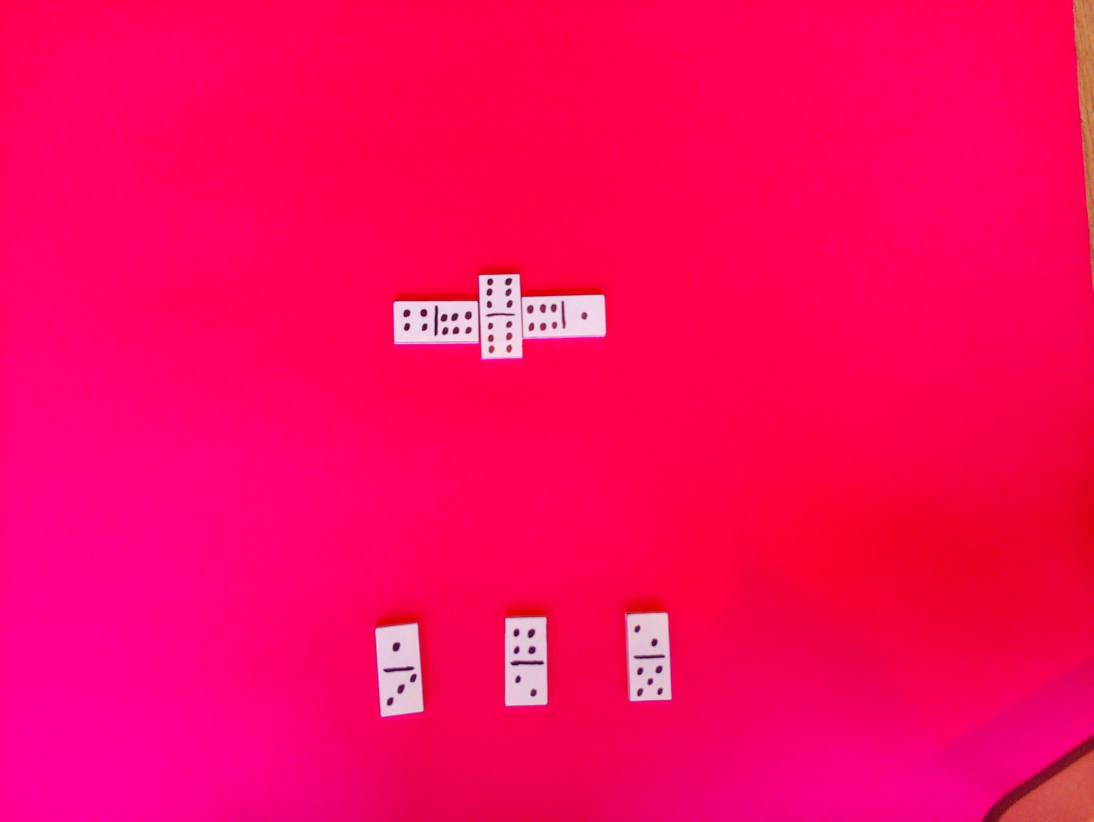
#> input picture Media_Example/Ejemplo-tablero-real.jpg, 3280 x 2464 px, found by its file name (shown at 1/3 size)
$ python Detectar_Domino.py
#> lines starting #> are read from the running program, lines starting #| are printed output that depends on the picture
import cv2
import numpy as np
import os


class FichaDomino:
    def __init__(self, indice, x, y, w, h, num_vecinos=0, puntuacion=-1, posicion_vecino=None, vecino_idx=None):
        self.indice = indice
        self.x = x
        self.y = y
        self.width = w
        self.height = h
        self.posicion_vecino = posicion_vecino  # "arriba", "abajo", "izquierda", "derecha"
        self.vecino_idx = vecino_idx
        self.num_vecinos = num_vecinos
        self.puntuacion = puntuacion

    @property
    def coordenadas(self):
        """Devuelve las coordenadas de los bordes de la ficha"""
        return {
            'x1': self.x,
            'y1': self.y,
            'x2': self.x + self.width,
            'y2': self.y + self.height
        }

    @property
    def datos(self):
        """Devuelve los datos principales en formato de array"""
        return [
            self.coordenadas,
            self.posicion_vecino if self.posicion_vecino else "ninguno",
            self.num_vecinos
        ]

    def recortar_ficha(self, imagen):
        """Recorta la ficha de la imagen original"""
        return imagen[self.y:self.y+self.height, self.x:self.x+self.width]

    def dibujar_indicador_vecino(self, imagen_ficha):
        """Dibuja el indicador de la posición del vecino en la imagen de la ficha"""
        if not self.posicion_vecino:
            return imagen_ficha

        h, w = imagen_ficha.shape[:2]
        color = (0, 255, 255)  # Amarillo
        grosor = 3

        if self.posicion_vecino == "izquierda":
            cv2.line(imagen_ficha, (5, h//2), (w//4, h//2), color, grosor)
            cv2.circle(imagen_ficha, (5, h//2), 5, color, -1)
        elif self.posicion_vecino == "derecha":
            cv2.line(imagen_ficha, (w-5, h//2), (3*w//4, h//2), color, grosor)
            cv2.circle(imagen_ficha, (w-5, h//2), 5, color, -1)
        elif self.posicion_vecino == "arriba":
            cv2.line(imagen_ficha, (w//2, 5), (w//2, h//4), color, grosor)
            cv2.circle(imagen_ficha, (w//2, 5), 5, color, -1)
        elif self.posicion_vecino == "abajo":
            cv2.line(imagen_ficha, (w//2, h-5), (w//2, 3*h//4), color, grosor)
            cv2.circle(imagen_ficha, (w//2, h-5), 5, color, -1)

        return imagen_ficha

class DetectorDominoes:
    def __init__(self, umbral_distancia=15):
        self.umbral_distancia = umbral_distancia

    def procesar_imagen(self, original_path, bw_output_path, simulacion=True):
        """Convierte la imagen original a blanco y negro para procesamiento"""
        img = cv2.imread(original_path)
        if img is None:
            raise FileNotFoundError(f"No se pudo leer la imagen en {original_path}")

        hsv = cv2.cvtColor(img, cv2.COLOR_BGR2HSV)
        if simulacion:
            lower_white = np.array([0, 0, 210])
            upper_white = np.array([180, 30, 255])
            white_mask = cv2.inRange(hsv, lower_white, upper_white)
        else:
            lower_white = np.array([0, 0, 200])   # Bajamos un poco el brillo mínimo para capturar blancos más oscuros
            upper_white = np.array([179, 50, 255])
            white_mask = cv2.inRange(hsv, lower_white, upper_white)

        cv2.imwrite(bw_output_path, white_mask)
        print(f"Guardando imagen")
        return white_mask

    def detectar_fichas(self, mascara_path, tamaño_aprox, original_path, output_dir="./Media_Stream/fichas_borde", simulacion= True):
        """Detecta fichas de dominó en la imagen y devuelve objetos FichaDomino"""
        mascara = cv2.imread(mascara_path, cv2.IMREAD_GRAYSCALE)
        original_img = cv2.imread(original_path)

        if mascara is None:
            raise FileNotFoundError(f"No se pudo leer la máscara en {mascara_path}")
        if original_img is None:
            raise FileNotFoundError(f"No se pudo leer la imagen original en {original_path}")

        _, binary = cv2.threshold(mascara, 127, 255, cv2.THRESH_BINARY)
        contornos, _ = cv2.findContours(binary, cv2.RETR_EXTERNAL, cv2.CHAIN_APPROX_SIMPLE)

        # Filtrar contornos por tamaño
        contornos_filtrados = [
            cnt for cnt in contornos
            if tamaño_aprox * 0.5 < cv2.contourArea(cnt) < tamaño_aprox * 1.5
        ]

        # Crear objetos FichaDomino
        fichas = []
        for idx, cnt in enumerate(contornos_filtrados):
            x, y, w, h = cv2.boundingRect(cnt)
            fichas.append(FichaDomino(idx, x, y, w, h))

        # Determinar adyacencias y vecinos
        self._determinar_vecinos(fichas)

        # Procesar fichas de borde
        fichas_borde = [f for f in fichas if f.posicion_vecino is not None]
        self._guardar_fichas_borde(fichas_borde, original_img, output_dir)

        return fichas

    def _determinar_vecinos(self, fichas):
        """Determina qué fichas son vecinas y en qué posición"""
        for i, ficha in enumerate(fichas):
            vecinos = []
            for j, otra_ficha in enumerate(fichas):
                if i != j:
                    direccion = self._son_adyacentes(
                        (ficha.x, ficha.y, ficha.width, ficha.height),
                        (otra_ficha.x, otra_ficha.y, otra_ficha.width, otra_ficha.height)
                    )
                    if direccion:
                        vecinos.append((j, direccion))

            # Guardamos cantidad de vecinos
            ficha.num_vecinos = len(vecinos)

            # Si solo tiene un vecino, está en un borde
            if len(vecinos) == 1:
                vecino_idx, direccion = vecinos[0]
                ficha.posicion_vecino = self._determinar_posicion_relativa(
                    (ficha.x, ficha.y, ficha.width, ficha.height),
                    (fichas[vecino_idx].x, fichas[vecino_idx].y,
                     fichas[vecino_idx].width, fichas[vecino_idx].height),
                    direccion
                )
                ficha.vecino_idx = vecino_idx

    def _son_adyacentes(self, rect1, rect2):
        """Determina si dos rectángulos son adyacentes y en qué dirección"""
        x1, y1, w1, h1 = rect1
        x2, y2, w2, h2 = rect2

        left1, right1 = x1, x1 + w1
        top1, bottom1 = y1, y1 + h1
        left2, right2 = x2, x2 + w2
        top2, bottom2 = y2, y2 + h2

        superposicion_x = (left1 <= right2 + self.umbral_distancia) and (right1 >= left2 - self.umbral_distancia)
        superposicion_y = (top1 <= bottom2 + self.umbral_distancia) and (bottom1 >= top2 - self.umbral_distancia)

        # Adyacencia horizontal (misma altura)
        if superposicion_y and (abs(left1 - right2) <= self.umbral_distancia or abs(left2 - right1) <= self.umbral_distancia):
            return "horizontal"
        # Adyacencia vertical (misma anchura)
        if superposicion_x and (abs(top1 - bottom2) <= self.umbral_distancia or abs(top2 - bottom1) <= self.umbral_distancia):
            return "vertical"
        return None

    def _determinar_posicion_relativa(self, rect1, rect2, direccion_adyacencia):
        """Determina la posición relativa del vecino"""
        x1, y1, w1, h1 = rect1
        x2, y2, w2, h2 = rect2

        if direccion_adyacencia == "horizontal":
            return "izquierda" if x2 < x1 else "derecha"
        else:
            return "arriba" if y2 < y1 else "abajo"

    def _guardar_fichas_borde(self, fichas_borde, original_img, output_dir):
        """Guarda imágenes de las fichas de borde con indicadores de vecino"""
        if not os.path.exists(output_dir):
            os.makedirs(output_dir)

        for ficha in fichas_borde:
            ficha_img = ficha.recortar_ficha(original_img)
            ficha_img = ficha.dibujar_indicador_vecino(ficha_img)

            output_path = os.path.join(
                output_dir,
                f"ficha_borde_{ficha.indice}_vecino_{ficha.posicion_vecino}.jpg"
            )
            cv2.imwrite(output_path, ficha_img)

def obtener_estado(img_path, tamaño_ficha=2900, simulacion=True):
    """Función principal para detectar fichas de dominó en una imagen"""
    # Ejemplo de uso
    detector = DetectorDominoes(umbral_distancia=35)

    # Procesar imagen a blanco y negro
    if not simulacion:
        print("Procesando imagen en modo real...")
    detector.procesar_imagen(img_path, "./Media_Stream/bw_intermediate.jpg", simulacion=simulacion)

    # Detectar fichas
    fichas = detector.detectar_fichas(
        "./Media_Stream/bw_intermediate.jpg",
        tamaño_aprox=tamaño_ficha,
        original_path=img_path,
        output_dir="./Media_Stream/fichas_borde",
        simulacion=simulacion
    )

    print(f"Se detectaron {len(fichas)} fichas de dominó.")

    # Obtener array de datos de fichas en bordes como solicitado
    return [ficha.datos for ficha in fichas if ficha.posicion_vecino is not None]

def Obtener_Ficha_Imagen(path_imagen, coordenadas):
  """
  Recorta una imagen utilizando la librería cv2 según las coordenadas proporcionadas.

  Args:
    path_imagen (str): La ruta al archivo de imagen.
    coordenadas (dict): Un diccionario con las coordenadas del rectángulo
                       a recortar, en el formato {'x1': int, 'y1': int,
                       'x2': int, 'y2': int}.

  Returns:
    numpy.ndarray or None: La imagen recortada como un array NumPy si la
                           operación es exitosa, None si hay algún error.
  """
  try:
    # Leer la imagen utilizando cv2
    img = cv2.imread(path_imagen)

    if img is None:
      print(f"Error: No se pudo leer la imagen en la ruta: {path_imagen}")
      return None

    x1 = coordenadas.get('x1')
    y1 = coordenadas.get('y1')
    x2 = coordenadas.get('x2')
    y2 = coordenadas.get('y2')

    if x1 is None or y1 is None or x2 is None or y2 is None:
      print("Error: El diccionario de coordenadas debe contener las claves 'x1', 'y1', 'x2' e 'y2'.")
      return None

    # Asegurarse de que las coordenadas sean enteros
    x1 = int(x1)
    y1 = int(y1)
    x2 = int(x2)
    y2 = int(y2)

    # Asegurarse de que x1 <= x2 e y1 <= y2
    if x1 > x2 or y1 > y2:
      print("Error: x1 debe ser menor o igual que x2, e y1 debe ser menor o igual que y2.")
      return None

    # Recortar la imagen utilizando slicing de NumPy
    # En OpenCV, las coordenadas se interpretan como [y_inicio:y_fin, x_inicio:x_fin]
    cropped_img = img[y1:y2, x1:x2]
    return cropped_img

  except FileNotFoundError:
    print(f"Error: No se encontró la imagen en la ruta: {path_imagen}")
    return None
  except Exception as e:
    print(f"Ocurrió un error: {e}")
    return None

def obtener_mitad(coordenadas, lado):
  """
  Obtiene la mitad de las coordenadas hacia el lado especificado.

  Args:
    coordenadas (dict): Diccionario con las coordenadas {'x1': ..., 'y1': ..., 'x2': ..., 'y2': ...}.
    lado (str): La dirección hacia la que se quiere la mitad ('izquierda', 'derecha', 'arriba', 'abajo').

  Returns:
    dict: Un nuevo diccionario con las coordenadas de la mitad especificada,
          o el diccionario original si el lado no es válido.
  """
  if lado == "izquierda":
    nueva_coordenadas = {'x1': coordenadas['x1'], 'y1': coordenadas['y1'],
                         'x2': (coordenadas['x1'] + coordenadas['x2']) // 2,
                         'y2': coordenadas['y2']}
    return nueva_coordenadas
  elif lado == "derecha":
    nueva_coordenadas = {'x1': (coordenadas['x1'] + coordenadas['x2']) // 2, 'y1': coordenadas['y1'],
                         'x2': coordenadas['x2'], 'y2': coordenadas['y2']}
    return nueva_coordenadas
  elif lado == "arriba":
    nueva_coordenadas = {'x1': coordenadas['x1'], 'y1': coordenadas['y1'],
                         'x2': coordenadas['x2'], 'y2': (coordenadas['y1'] + coordenadas['y2']) // 2}
    return nueva_coordenadas
  elif lado == "abajo":
    nueva_coordenadas = {'x1': coordenadas['x1'], 'y1': (coordenadas['y1'] + coordenadas['y2']) // 2,
                         'x2': coordenadas['x2'], 'y2': coordenadas['y2']}
    return nueva_coordenadas
  else:
    print(f"Dirección '{lado}' no válida.")
    return coordenadas  # Devolver el diccionario original si el lado no es válido

def obtener_valor_ficha(coordenadas, imagen_path, simulacion=True):
    """
    Obtiene el valor de una mitad de ficha de dominó a partir de sus coordenadas.
    """
    try:
        imagen = cv2.imread(imagen_path)
        if imagen is None:
            print(f"Error: No se pudo cargar la imagen '{imagen_path}'.")
            return -1

        imagen_gris = cv2.cvtColor(imagen, cv2.COLOR_BGR2GRAY)
        x1, y1, x2, y2 = coordenadas['x1'], coordenadas['y1'], coordenadas['x2'], coordenadas['y2']
        recorte = imagen_gris[y1:y2, x1:x2]

        desenfoque = cv2.GaussianBlur(recorte, (3, 3), 0)
        _, umbral = cv2.threshold(desenfoque, 170, 255, cv2.THRESH_BINARY_INV)

        contornos, _ = cv2.findContours(umbral, cv2.RETR_EXTERNAL, cv2.CHAIN_APPROX_SIMPLE)

        puntos_validos = []
        for contorno in contornos:
            area = cv2.contourArea(contorno)
            #print(f"Area: {area}")
            perimetro = cv2.arcLength(contorno, True)
            #print(f"Perimetro: {perimetro}")
            if perimetro > 0:
                circularidad = 4 * np.pi * area / (perimetro * perimetro)
                #print(f"Circularidad: {circularidad}")
                # Ajusta este umbral de circularidad (un valor cercano a 1 es más circular)
                if simulacion:
                    if 0.5 < circularidad <= 1.0 and 5 < area < 120:
                        puntos_validos.append(contorno)
                else:
                    if 0.5 < circularidad <= 1.0 and 200 < area < 650:
                        puntos_validos.append(contorno)

        cv2.imshow("Contornos", umbral)
        cv2.waitKey(0)

        num_puntos = len(puntos_validos)

        if 0 <= num_puntos <= 6:
            return num_puntos
        else:
            return -1

    except FileNotFoundError:
        print(f"Error: No se encontró la imagen '{imagen_path}'.")
        return -1
    except Exception as e:
        print(f"Ocurrió un error: {e}")
        return -1

def es_horizontal_o_vertical(coordenadas):
    """
    Determina si la ficha es horizontal o vertical basándose en sus coordenadas.

    Args:
        ficha (FichaDomino): Objeto que contiene informacion de la ficha.

    Returns:
        str: "horizontal" si la ficha es horizontal, "vertical" si es vertical.
    """
    x1, y1 = coordenadas['x1'], coordenadas['y1']
    x2, y2 = coordenadas['x2'], coordenadas['y2']

    if abs(x2 - x1) > abs(y2 - y1):
        return "horizontal"
    else:
        return "vertical"


def obtener_puntuacion_ficha(coordenadas, posicion_vecino, imagen_path, valor_contrario=False, simulacion=True):
    """
    Calcula la puntuación de una ficha de dominó en función de su posición y la
    posición de su vecino.

    Args:
        coordenadas (dict): Un diccionario con las coordenadas del rectángulo
                         a recortar, en el formato {'x1': int, 'y1': int,
                         'x2': int, 'y2': int}.
        posicion_vecino (str): La posición del vecino ('izquierda', 'derecha',
                             'arriba', 'abajo').
        valor_contrario (bool): Si es True, se devuelve el valor contrario.
        imagen_path (str): La ruta a la imagen de la ficha de dominó.

    Returns:
        int: La puntuación calculada.
    """
    posicion_valor_a_encontrar = ""
    if valor_contrario:
        if posicion_vecino == "izquierda":
            posicion_valor_a_encontrar = "derecha"
        elif posicion_vecino == "derecha":
            posicion_valor_a_encontrar = "izquierda"
        elif posicion_vecino == "arriba":
            posicion_valor_a_encontrar = "abajo"
        elif posicion_vecino == "abajo":
            posicion_valor_a_encontrar = "arriba"
    else:
        posicion_valor_a_encontrar = posicion_vecino

    if (posicion_vecino == "izquierda" or posicion_vecino == "derecha") and es_horizontal_o_vertical(coordenadas) == "vertical":
        posicion_valor_a_encontrar = ""
    elif (posicion_vecino == "arriba" or posicion_vecino == "abajo") and es_horizontal_o_vertical(coordenadas) == "horizontal":
        posicion_valor_a_encontrar = ""

    if posicion_valor_a_encontrar == "":
        print("Ficha de jugador")
        puntuacion = []
        nueva_coordenadas = obtener_mitad(coordenadas, "arriba")
        puntuacion.append(obtener_valor_ficha(nueva_coordenadas, imagen_path, simulacion))
        nueva_coordenadas = obtener_mitad(coordenadas, "abajo")
        puntuacion.append(obtener_valor_ficha(nueva_coordenadas, imagen_path, simulacion))
        return puntuacion
    else:
        nueva_coordenadas = obtener_mitad(coordenadas, posicion_valor_a_encontrar)
        return obtener_valor_ficha(nueva_coordenadas, imagen_path, simulacion)

def obtener_fichas_jugador(img_path, tamaño_ficha, simulacion=True):
    """Función secundaria para detectar fichas de dominó en una imagen"""
    # Ejemplo de uso
    detector = DetectorDominoes(umbral_distancia=35)

    # Procesar imagen a blanco y negro
    detector.procesar_imagen(img_path, "./Media_Stream/bw_intermediate_player.jpg", simulacion=simulacion)

    # Detectar fichas
    fichas = detector.detectar_fichas(
        "./Media_Stream/bw_intermediate_player.jpg",
        tamaño_aprox=tamaño_ficha,
        original_path=img_path,
        output_dir="./Media_Stream/fichas_borde_jugador",
        simulacion=simulacion
    )

    print(f"Se detectaron {len(fichas)} fichas de dominó.")

    # Obtener array de datos de fichas en bordes como solicitado
    return [ficha.datos for ficha in fichas]

def obtener_estado_completo(img_path_tablero, img_path_jugador, tamaño_ficha=2900, simulacion=True):
    """
    Función para obtener el estado completo del juego de dominó.
    """
    fichas_borde_data = obtener_estado(img_path_tablero, tamaño_ficha, simulacion=simulacion)

    posibles_fichas = []

    print("Fichas en bordes detectadas:")
    for i, ficha_data in enumerate(fichas_borde_data):
        print(f"Ficha {i}:")
        print(f"  Coordenadas: {ficha_data[0]}")
        print(f"  Vecino: {ficha_data[1]}")
        print(f"  Número de vecinos: {ficha_data[2]}")

        img = Obtener_Ficha_Imagen(img_path_tablero, ficha_data[0])

        puntuacion = obtener_puntuacion_ficha(ficha_data[0], ficha_data[1],img_path_tablero, True, simulacion=simulacion)
        print(f"  Puntuación: {puntuacion}")
        # Añadir la puntuación a la lista de datos de la ficha
        fichas_borde_data[i].append(puntuacion)

        if isinstance(puntuacion, list) and len(puntuacion) == 2:
            # Si la puntuación es una lista, es una ficha doble
            posibles_fichas.append(puntuacion[0])
        elif isinstance(puntuacion, int):
            posibles_fichas.append(puntuacion)

    fichas_jugador_data = obtener_fichas_jugador(img_path_jugador, tamaño_ficha, simulacion=simulacion)

    print("Fichas del jugador disponibles:")
    for i, ficha_data in enumerate(fichas_jugador_data):
        print(f"Ficha {i}:")
        print(f"  Coordenadas: {ficha_data[0]}")
        puntuacion = obtener_puntuacion_ficha(ficha_data[0], ficha_data[1],img_path_jugador, True, simulacion=simulacion)
        print(f"  Puntuación: {puntuacion[0]}, {puntuacion[1]}")
        # Añadir la puntuación a la lista de datos de la ficha
        fichas_jugador_data[i].append(puntuacion)

        img = Obtener_Ficha_Imagen(img_path_jugador, ficha_data[0])

    return fichas_borde_data, fichas_jugador_data, posibles_fichas

if __name__ == "__main__":
    # Prueba con imagen real de ejemplo
    #img_path = "./Media_Example/Ejemplo-tablero-real.jpg"

    image = img = cv2.imread("./Media_Example/Ejemplo-tablero-real.jpg")
#> image is the input picture: shape (2464, 3280, 3); mean B, G, R 92.4, 5.4, 249.4

    # Separamos la imagen por la mitad (parte de arriba y de abajo) y lo guardamos en dos archivos
    if image is not None:
        # La imagen debe ser rgb
        image = cv2.cvtColor(image, cv2.COLOR_BGR2RGB)
        cv2.imwrite("./Media_Stream/imagen_tablero.png", image)
        height, width, _ = image.shape
        # La parte de arriba debe ser dos tercios de la imagen
        top_two_thirds = image[:2*height//3, :]
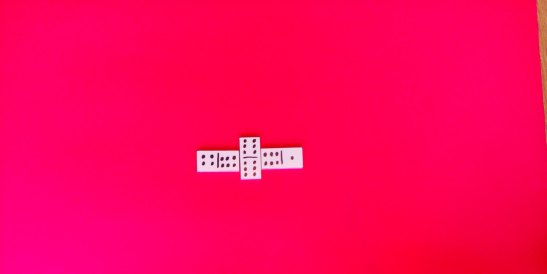
#> top_two_thirds: shape (1642, 3280, 3) (shown at 1/6 size); mean R, G, B 252.5, 4.1, 87.7
        bottom_one_third = image[2*height//3:, :]
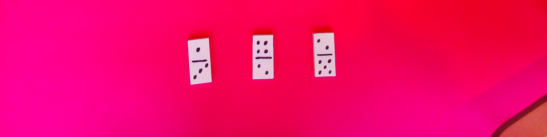
#> bottom_one_third: shape (822, 3280, 3) (shown at 1/6 size); mean R, G, B 243.1, 8, 101.7
        cv2.imwrite("./Media_Stream/parte_superior.png", top_two_thirds)
        cv2.imwrite("./Media_Stream/parte_inferior.png", bottom_one_third)
        print("Size parte superior:", top_two_thirds.shape)
#| Size parte superior: (1642, 3280, 3)
        print("Size parte inferior:", bottom_one_third.shape)
#| Size parte inferior: (822, 3280, 3)

    tamaño_ficha = 32500

    # Obtenemos coordenada
    fichas_borde_data, fichas_jugador_data, posibles_fichas = obtener_estado_completo("./Media_Stream/parte_superior.png", "./Media_Stream/parte_inferior.png", tamaño_ficha=tamaño_ficha, simulacion=False)
#> in procesar_imagen, `white_mask = cv2.inRange(hsv, lower_white, upper_white)`:
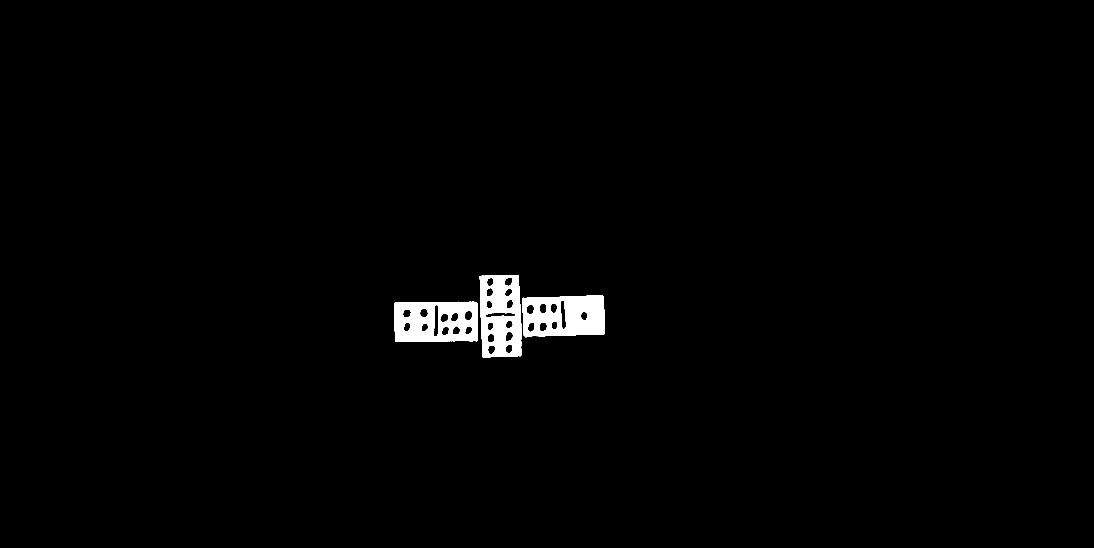
#> white_mask: shape (1642, 3280) (shown at 1/3 size); 1.3% white; 3 white regions
#> (the rest of the program and of its run is left out)
